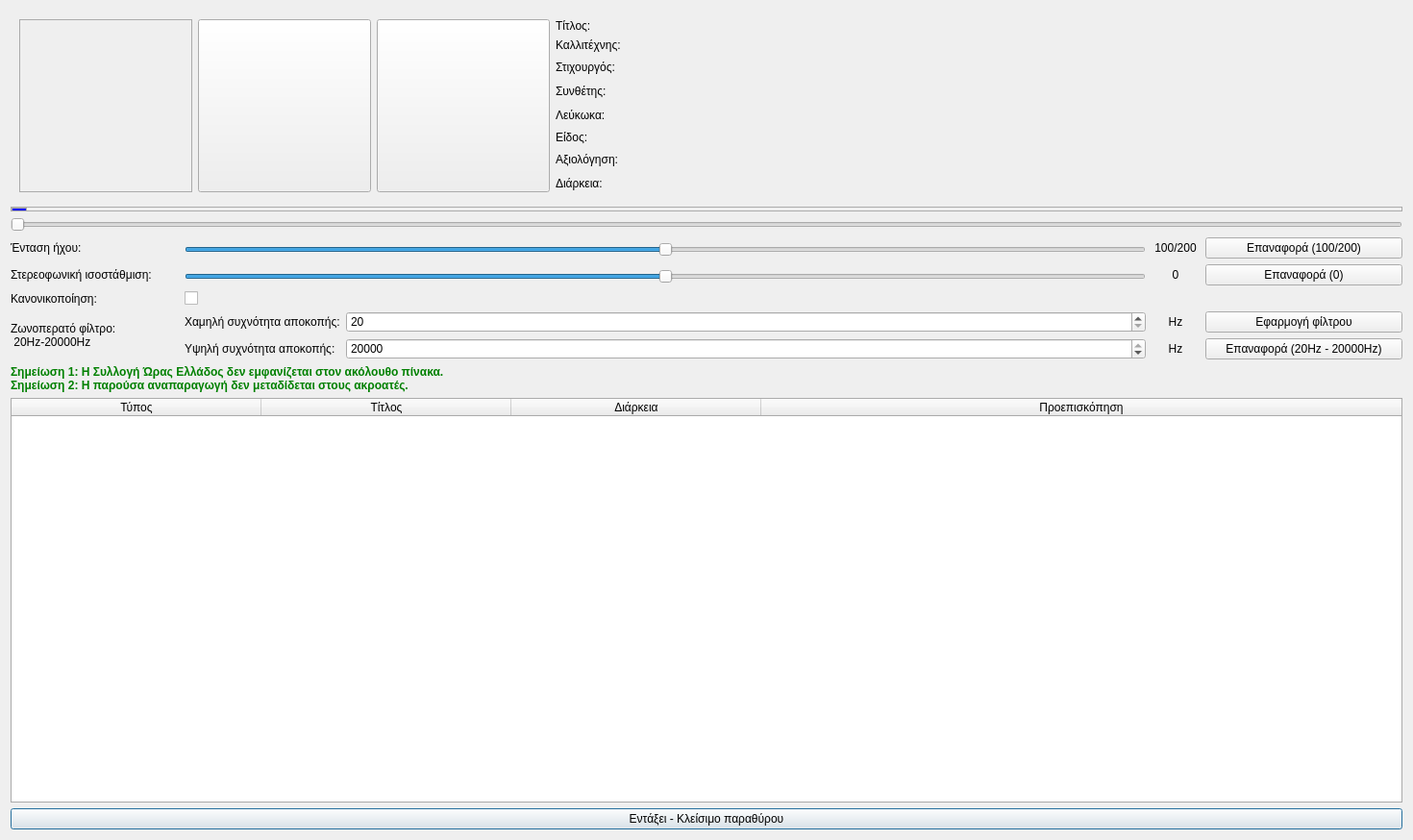
<?xml version="1.0" encoding="UTF-8"?>
<ui version="4.0">
 <class>Dialog</class>
 <widget class="QDialog" name="Dialog">
  <property name="geometry">
   <rect>
    <x>0</x>
    <y>0</y>
    <width>1470</width>
    <height>874</height>
   </rect>
  </property>
  <property name="minimumSize">
   <size>
    <width>0</width>
    <height>0</height>
   </size>
  </property>
  <property name="windowTitle">
   <string>Προεπισκόπηση προγραμματισμένης μετάδοσης</string>
  </property>
  <property name="windowIcon">
   <iconset resource="../../../../icons.qrc">
    <normaloff>:/rest-windows/assets/images/rest-windows/preview-sound-file.png</normaloff>:/rest-windows/assets/images/rest-windows/preview-sound-file.png</iconset>
  </property>
  <layout class="QGridLayout" name="gridLayout_2">
   <item row="6" column="0">
    <widget class="QPushButton" name="ok_2">
     <property name="sizePolicy">
      <sizepolicy hsizetype="Minimum" vsizetype="Maximum">
       <horstretch>0</horstretch>
       <verstretch>0</verstretch>
      </sizepolicy>
     </property>
     <property name="minimumSize">
      <size>
       <width>0</width>
       <height>0</height>
      </size>
     </property>
     <property name="text">
      <string>Εντάξει - Κλείσιμο παραθύρου</string>
     </property>
     <property name="icon">
      <iconset resource="../../../../icons.qrc">
       <normaloff>:/rest-windows/assets/images/rest-windows/ok.png</normaloff>:/rest-windows/assets/images/rest-windows/ok.png</iconset>
     </property>
    </widget>
   </item>
   <item row="2" column="0">
    <widget class="QSlider" name="timeline_slider">
     <property name="orientation">
      <enum>Qt::Horizontal</enum>
     </property>
    </widget>
   </item>
   <item row="1" column="0">
    <widget class="QFrame" name="timeline_container_frame">
     <property name="minimumSize">
      <size>
       <width>0</width>
       <height>5</height>
      </size>
     </property>
     <property name="maximumSize">
      <size>
       <width>16777215</width>
       <height>5</height>
      </size>
     </property>
     <property name="styleSheet">
      <string notr="true">QFrame{border:1px solid #ABABAB;}</string>
     </property>
     <property name="frameShape">
      <enum>QFrame::StyledPanel</enum>
     </property>
     <property name="frameShadow">
      <enum>QFrame::Raised</enum>
     </property>
     <widget class="QFrame" name="timeline_pick_frame">
      <property name="geometry">
       <rect>
        <x>1</x>
        <y>1</y>
        <width>16</width>
        <height>4</height>
       </rect>
      </property>
      <property name="sizePolicy">
       <sizepolicy hsizetype="Fixed" vsizetype="Expanding">
        <horstretch>0</horstretch>
        <verstretch>0</verstretch>
       </sizepolicy>
      </property>
      <property name="minimumSize">
       <size>
        <width>0</width>
        <height>4</height>
       </size>
      </property>
      <property name="maximumSize">
       <size>
        <width>16777215</width>
        <height>4</height>
       </size>
      </property>
      <property name="styleSheet">
       <string notr="true">QFrame{
	background-color:blue;
}</string>
      </property>
      <property name="frameShape">
       <enum>QFrame::StyledPanel</enum>
      </property>
      <property name="frameShadow">
       <enum>QFrame::Raised</enum>
      </property>
     </widget>
    </widget>
   </item>
   <item row="0" column="0">
    <widget class="QFrame" name="frame">
     <property name="sizePolicy">
      <sizepolicy hsizetype="Preferred" vsizetype="Fixed">
       <horstretch>0</horstretch>
       <verstretch>0</verstretch>
      </sizepolicy>
     </property>
     <property name="minimumSize">
      <size>
       <width>0</width>
       <height>0</height>
      </size>
     </property>
     <property name="styleSheet">
      <string notr="true">QFrame{
	border:none;
}</string>
     </property>
     <property name="frameShape">
      <enum>QFrame::StyledPanel</enum>
     </property>
     <property name="frameShadow">
      <enum>QFrame::Raised</enum>
     </property>
     <layout class="QGridLayout" name="gridLayout_6">
      <item row="0" column="0">
       <widget class="QLabel" name="image">
        <property name="minimumSize">
         <size>
          <width>180</width>
          <height>180</height>
         </size>
        </property>
        <property name="maximumSize">
         <size>
          <width>180</width>
          <height>180</height>
         </size>
        </property>
        <property name="styleSheet">
         <string notr="true">QLabel{border:1px solid #ABABAB;}</string>
        </property>
        <property name="text">
         <string/>
        </property>
        <property name="buddy">
         <cstring>preview_play_or_pause</cstring>
        </property>
       </widget>
      </item>
      <item row="0" column="1">
       <widget class="QPushButton" name="preview_play_or_pause">
        <property name="minimumSize">
         <size>
          <width>180</width>
          <height>180</height>
         </size>
        </property>
        <property name="maximumSize">
         <size>
          <width>180</width>
          <height>180</height>
         </size>
        </property>
        <property name="text">
         <string/>
        </property>
        <property name="icon">
         <iconset resource="../../../../icons.qrc">
          <normaloff>:/main-window/assets/images/main-window/play-song.png</normaloff>:/main-window/assets/images/main-window/play-song.png</iconset>
        </property>
        <property name="iconSize">
         <size>
          <width>110</width>
          <height>110</height>
         </size>
        </property>
       </widget>
      </item>
      <item row="0" column="2">
       <widget class="QPushButton" name="preview_stop">
        <property name="minimumSize">
         <size>
          <width>180</width>
          <height>180</height>
         </size>
        </property>
        <property name="maximumSize">
         <size>
          <width>180</width>
          <height>180</height>
         </size>
        </property>
        <property name="text">
         <string/>
        </property>
        <property name="icon">
         <iconset resource="../../../../icons.qrc">
          <normaloff>:/main-window/assets/images/main-window/stop-song.png</normaloff>:/main-window/assets/images/main-window/stop-song.png</iconset>
        </property>
        <property name="iconSize">
         <size>
          <width>110</width>
          <height>110</height>
         </size>
        </property>
       </widget>
      </item>
      <item row="0" column="3">
       <widget class="QFrame" name="frame_7">
        <property name="frameShape">
         <enum>QFrame::StyledPanel</enum>
        </property>
        <property name="frameShadow">
         <enum>QFrame::Raised</enum>
        </property>
        <layout class="QGridLayout" name="gridLayout">
         <property name="leftMargin">
          <number>0</number>
         </property>
         <property name="topMargin">
          <number>0</number>
         </property>
         <property name="rightMargin">
          <number>0</number>
         </property>
         <property name="bottomMargin">
          <number>0</number>
         </property>
         <item row="0" column="0">
          <widget class="QLabel" name="label">
           <property name="sizePolicy">
            <sizepolicy hsizetype="Fixed" vsizetype="Fixed">
             <horstretch>0</horstretch>
             <verstretch>0</verstretch>
            </sizepolicy>
           </property>
           <property name="text">
            <string>Τίτλος:</string>
           </property>
          </widget>
         </item>
         <item row="0" column="1">
          <widget class="QLabel" name="title">
           <property name="sizePolicy">
            <sizepolicy hsizetype="Preferred" vsizetype="Fixed">
             <horstretch>0</horstretch>
             <verstretch>0</verstretch>
            </sizepolicy>
           </property>
           <property name="text">
            <string/>
           </property>
          </widget>
         </item>
         <item row="1" column="0">
          <widget class="QLabel" name="label_8">
           <property name="sizePolicy">
            <sizepolicy hsizetype="Preferred" vsizetype="Fixed">
             <horstretch>0</horstretch>
             <verstretch>0</verstretch>
            </sizepolicy>
           </property>
           <property name="text">
            <string>Καλλιτέχνης:</string>
           </property>
          </widget>
         </item>
         <item row="1" column="1">
          <widget class="QLabel" name="description">
           <property name="text">
            <string/>
           </property>
          </widget>
         </item>
         <item row="2" column="0">
          <widget class="QLabel" name="label_2">
           <property name="text">
            <string>Στιχουργός:</string>
           </property>
          </widget>
         </item>
         <item row="2" column="1">
          <widget class="QLabel" name="author">
           <property name="text">
            <string/>
           </property>
          </widget>
         </item>
         <item row="3" column="0">
          <widget class="QLabel" name="label_9">
           <property name="text">
            <string>Συνθέτης:</string>
           </property>
          </widget>
         </item>
         <item row="3" column="1">
          <widget class="QLabel" name="composer">
           <property name="text">
            <string/>
           </property>
          </widget>
         </item>
         <item row="4" column="0">
          <widget class="QLabel" name="label_16">
           <property name="text">
            <string>Λεύκωκα:</string>
           </property>
          </widget>
         </item>
         <item row="4" column="1">
          <widget class="QLabel" name="album">
           <property name="text">
            <string/>
           </property>
          </widget>
         </item>
         <item row="5" column="0">
          <widget class="QLabel" name="label_3">
           <property name="sizePolicy">
            <sizepolicy hsizetype="Fixed" vsizetype="Fixed">
             <horstretch>0</horstretch>
             <verstretch>0</verstretch>
            </sizepolicy>
           </property>
           <property name="text">
            <string>Είδος:</string>
           </property>
          </widget>
         </item>
         <item row="5" column="1">
          <widget class="QLabel" name="genre">
           <property name="text">
            <string/>
           </property>
          </widget>
         </item>
         <item row="6" column="0">
          <widget class="QLabel" name="label_15">
           <property name="text">
            <string>Αξιολόγηση:</string>
           </property>
          </widget>
         </item>
         <item row="6" column="1">
          <widget class="QFrame" name="rating_frame">
           <property name="styleSheet">
            <string notr="true">QFrame{border:none;}</string>
           </property>
           <property name="frameShape">
            <enum>QFrame::StyledPanel</enum>
           </property>
           <property name="frameShadow">
            <enum>QFrame::Raised</enum>
           </property>
           <layout class="QGridLayout" name="gridLayout_5">
            <property name="leftMargin">
             <number>0</number>
            </property>
            <property name="topMargin">
             <number>0</number>
            </property>
            <property name="rightMargin">
             <number>0</number>
            </property>
            <property name="bottomMargin">
             <number>0</number>
            </property>
           </layout>
          </widget>
         </item>
         <item row="7" column="0">
          <widget class="QLabel" name="label_14">
           <property name="text">
            <string>Διάρκεια:</string>
           </property>
          </widget>
         </item>
         <item row="7" column="1">
          <widget class="QLabel" name="current_and_total_duration">
           <property name="text">
            <string/>
           </property>
          </widget>
         </item>
        </layout>
       </widget>
      </item>
     </layout>
    </widget>
   </item>
   <item row="3" column="0">
    <widget class="QFrame" name="frame_2">
     <property name="minimumSize">
      <size>
       <width>0</width>
       <height>0</height>
      </size>
     </property>
     <property name="styleSheet">
      <string notr="true">QFrame{border:none;}</string>
     </property>
     <property name="frameShape">
      <enum>QFrame::StyledPanel</enum>
     </property>
     <property name="frameShadow">
      <enum>QFrame::Raised</enum>
     </property>
     <layout class="QGridLayout" name="gridLayout_3">
      <property name="leftMargin">
       <number>0</number>
      </property>
      <property name="topMargin">
       <number>0</number>
      </property>
      <property name="rightMargin">
       <number>0</number>
      </property>
      <property name="bottomMargin">
       <number>0</number>
      </property>
      <item row="3" column="0">
       <widget class="QFrame" name="frame_6">
        <property name="sizePolicy">
         <sizepolicy hsizetype="Preferred" vsizetype="Fixed">
          <horstretch>0</horstretch>
          <verstretch>0</verstretch>
         </sizepolicy>
        </property>
        <property name="styleSheet">
         <string notr="true">QFrame{
	border:none;
}</string>
        </property>
        <property name="frameShape">
         <enum>QFrame::StyledPanel</enum>
        </property>
        <property name="frameShadow">
         <enum>QFrame::Raised</enum>
        </property>
        <layout class="QHBoxLayout" name="horizontalLayout_4">
         <property name="leftMargin">
          <number>0</number>
         </property>
         <property name="topMargin">
          <number>0</number>
         </property>
         <property name="rightMargin">
          <number>0</number>
         </property>
         <property name="bottomMargin">
          <number>0</number>
         </property>
         <item>
          <widget class="QLabel" name="label_7">
           <property name="minimumSize">
            <size>
             <width>175</width>
             <height>0</height>
            </size>
           </property>
           <property name="maximumSize">
            <size>
             <width>175</width>
             <height>16777215</height>
            </size>
           </property>
           <property name="styleSheet">
            <string notr="true">QLabel{border:none;}</string>
           </property>
           <property name="text">
            <string>Ζωνοπερατό φίλτρο:
 20Hz-20000Hz</string>
           </property>
          </widget>
         </item>
         <item>
          <widget class="QFrame" name="frame_13">
           <property name="frameShape">
            <enum>QFrame::StyledPanel</enum>
           </property>
           <property name="frameShadow">
            <enum>QFrame::Raised</enum>
           </property>
           <layout class="QGridLayout" name="gridLayout_4">
            <property name="leftMargin">
             <number>0</number>
            </property>
            <property name="topMargin">
             <number>0</number>
            </property>
            <property name="rightMargin">
             <number>0</number>
            </property>
            <property name="bottomMargin">
             <number>0</number>
            </property>
            <item row="1" column="3">
             <widget class="QPushButton" name="reset_filter">
              <property name="sizePolicy">
               <sizepolicy hsizetype="Minimum" vsizetype="Maximum">
                <horstretch>0</horstretch>
                <verstretch>0</verstretch>
               </sizepolicy>
              </property>
              <property name="minimumSize">
               <size>
                <width>205</width>
                <height>0</height>
               </size>
              </property>
              <property name="maximumSize">
               <size>
                <width>205</width>
                <height>16777215</height>
               </size>
              </property>
              <property name="text">
               <string>Επαναφορά (20Hz - 20000Hz)</string>
              </property>
              <property name="icon">
               <iconset resource="../../../../icons.qrc">
                <normaloff>:/main-window/assets/images/main-window/default-filter.png</normaloff>:/main-window/assets/images/main-window/default-filter.png</iconset>
              </property>
             </widget>
            </item>
            <item row="1" column="2">
             <widget class="QLabel" name="label_13">
              <property name="minimumSize">
               <size>
                <width>50</width>
                <height>0</height>
               </size>
              </property>
              <property name="maximumSize">
               <size>
                <width>50</width>
                <height>16777215</height>
               </size>
              </property>
              <property name="text">
               <string>Hz</string>
              </property>
              <property name="alignment">
               <set>Qt::AlignCenter</set>
              </property>
             </widget>
            </item>
            <item row="1" column="0">
             <widget class="QLabel" name="label_11">
              <property name="sizePolicy">
               <sizepolicy hsizetype="Fixed" vsizetype="Preferred">
                <horstretch>0</horstretch>
                <verstretch>0</verstretch>
               </sizepolicy>
              </property>
              <property name="text">
               <string>Υψηλή συχνότητα αποκοπής:</string>
              </property>
             </widget>
            </item>
            <item row="0" column="2">
             <widget class="QLabel" name="label_12">
              <property name="minimumSize">
               <size>
                <width>50</width>
                <height>0</height>
               </size>
              </property>
              <property name="maximumSize">
               <size>
                <width>50</width>
                <height>16777215</height>
               </size>
              </property>
              <property name="text">
               <string>Hz</string>
              </property>
              <property name="alignment">
               <set>Qt::AlignCenter</set>
              </property>
             </widget>
            </item>
            <item row="0" column="0">
             <widget class="QLabel" name="label_10">
              <property name="sizePolicy">
               <sizepolicy hsizetype="Fixed" vsizetype="Preferred">
                <horstretch>0</horstretch>
                <verstretch>0</verstretch>
               </sizepolicy>
              </property>
              <property name="text">
               <string>Χαμηλή συχνότητα αποκοπής:</string>
              </property>
             </widget>
            </item>
            <item row="0" column="3">
             <widget class="QPushButton" name="apply_filter">
              <property name="sizePolicy">
               <sizepolicy hsizetype="Minimum" vsizetype="Maximum">
                <horstretch>0</horstretch>
                <verstretch>0</verstretch>
               </sizepolicy>
              </property>
              <property name="minimumSize">
               <size>
                <width>205</width>
                <height>0</height>
               </size>
              </property>
              <property name="maximumSize">
               <size>
                <width>205</width>
                <height>16777215</height>
               </size>
              </property>
              <property name="text">
               <string>Εφαρμογή φίλτρου</string>
              </property>
              <property name="icon">
               <iconset resource="../../../../icons.qrc">
                <normaloff>:/main-window/assets/images/main-window/apply-filter.png</normaloff>:/main-window/assets/images/main-window/apply-filter.png</iconset>
              </property>
             </widget>
            </item>
            <item row="1" column="1">
             <widget class="QSpinBox" name="high_frequency">
              <property name="minimum">
               <number>20</number>
              </property>
              <property name="maximum">
               <number>20000</number>
              </property>
              <property name="singleStep">
               <number>100</number>
              </property>
              <property name="value">
               <number>20000</number>
              </property>
             </widget>
            </item>
            <item row="0" column="1">
             <widget class="QSpinBox" name="low_frequency">
              <property name="minimum">
               <number>20</number>
              </property>
              <property name="maximum">
               <number>20000</number>
              </property>
              <property name="singleStep">
               <number>100</number>
              </property>
             </widget>
            </item>
           </layout>
          </widget>
         </item>
        </layout>
       </widget>
      </item>
      <item row="2" column="0">
       <widget class="QFrame" name="frame_5">
        <property name="sizePolicy">
         <sizepolicy hsizetype="Preferred" vsizetype="Fixed">
          <horstretch>0</horstretch>
          <verstretch>0</verstretch>
         </sizepolicy>
        </property>
        <property name="styleSheet">
         <string notr="true">QFrame{
	border:none;
}</string>
        </property>
        <property name="frameShape">
         <enum>QFrame::StyledPanel</enum>
        </property>
        <property name="frameShadow">
         <enum>QFrame::Raised</enum>
        </property>
        <layout class="QHBoxLayout" name="horizontalLayout_3">
         <property name="leftMargin">
          <number>0</number>
         </property>
         <property name="topMargin">
          <number>0</number>
         </property>
         <property name="rightMargin">
          <number>0</number>
         </property>
         <property name="bottomMargin">
          <number>0</number>
         </property>
         <item>
          <widget class="QLabel" name="label_6">
           <property name="minimumSize">
            <size>
             <width>175</width>
             <height>0</height>
            </size>
           </property>
           <property name="maximumSize">
            <size>
             <width>175</width>
             <height>16777215</height>
            </size>
           </property>
           <property name="styleSheet">
            <string notr="true">QLabel{border:none;}</string>
           </property>
           <property name="text">
            <string>Κανονικοποίηση:</string>
           </property>
          </widget>
         </item>
         <item>
          <widget class="QCheckBox" name="is_normalized">
           <property name="text">
            <string/>
           </property>
          </widget>
         </item>
        </layout>
       </widget>
      </item>
      <item row="1" column="0">
       <widget class="QFrame" name="frame_4">
        <property name="sizePolicy">
         <sizepolicy hsizetype="Preferred" vsizetype="Fixed">
          <horstretch>0</horstretch>
          <verstretch>0</verstretch>
         </sizepolicy>
        </property>
        <property name="styleSheet">
         <string notr="true">QFrame{
	border:none;
}</string>
        </property>
        <property name="frameShape">
         <enum>QFrame::StyledPanel</enum>
        </property>
        <property name="frameShadow">
         <enum>QFrame::Raised</enum>
        </property>
        <layout class="QHBoxLayout" name="horizontalLayout_2">
         <property name="leftMargin">
          <number>0</number>
         </property>
         <property name="topMargin">
          <number>0</number>
         </property>
         <property name="rightMargin">
          <number>0</number>
         </property>
         <property name="bottomMargin">
          <number>0</number>
         </property>
         <item>
          <widget class="QLabel" name="label_5">
           <property name="minimumSize">
            <size>
             <width>175</width>
             <height>0</height>
            </size>
           </property>
           <property name="maximumSize">
            <size>
             <width>175</width>
             <height>16777215</height>
            </size>
           </property>
           <property name="styleSheet">
            <string notr="true">QLabel{border:none;}</string>
           </property>
           <property name="text">
            <string>Στερεοφωνική ισοστάθμιση:</string>
           </property>
          </widget>
         </item>
         <item>
          <widget class="QFrame" name="frame_12">
           <property name="sizePolicy">
            <sizepolicy hsizetype="Expanding" vsizetype="Preferred">
             <horstretch>0</horstretch>
             <verstretch>0</verstretch>
            </sizepolicy>
           </property>
           <property name="frameShape">
            <enum>QFrame::StyledPanel</enum>
           </property>
           <property name="frameShadow">
            <enum>QFrame::Raised</enum>
           </property>
           <layout class="QVBoxLayout" name="verticalLayout_2">
            <property name="spacing">
             <number>0</number>
            </property>
            <property name="leftMargin">
             <number>0</number>
            </property>
            <property name="topMargin">
             <number>0</number>
            </property>
            <property name="rightMargin">
             <number>0</number>
            </property>
            <property name="bottomMargin">
             <number>0</number>
            </property>
            <item>
             <spacer name="verticalSpacer_3">
              <property name="orientation">
               <enum>Qt::Vertical</enum>
              </property>
              <property name="sizeHint" stdset="0">
               <size>
                <width>20</width>
                <height>5</height>
               </size>
              </property>
             </spacer>
            </item>
            <item>
             <widget class="QSlider" name="pan_slider">
              <property name="minimum">
               <number>-100</number>
              </property>
              <property name="maximum">
               <number>100</number>
              </property>
              <property name="value">
               <number>0</number>
              </property>
              <property name="orientation">
               <enum>Qt::Horizontal</enum>
              </property>
             </widget>
            </item>
            <item>
             <spacer name="verticalSpacer_4">
              <property name="orientation">
               <enum>Qt::Vertical</enum>
              </property>
              <property name="sizeHint" stdset="0">
               <size>
                <width>20</width>
                <height>1</height>
               </size>
              </property>
             </spacer>
            </item>
           </layout>
          </widget>
         </item>
         <item>
          <widget class="QLabel" name="pan_label">
           <property name="minimumSize">
            <size>
             <width>50</width>
             <height>0</height>
            </size>
           </property>
           <property name="maximumSize">
            <size>
             <width>50</width>
             <height>16777215</height>
            </size>
           </property>
           <property name="text">
            <string>0</string>
           </property>
           <property name="alignment">
            <set>Qt::AlignCenter</set>
           </property>
          </widget>
         </item>
         <item>
          <widget class="QPushButton" name="reset_pan">
           <property name="sizePolicy">
            <sizepolicy hsizetype="Minimum" vsizetype="Maximum">
             <horstretch>0</horstretch>
             <verstretch>0</verstretch>
            </sizepolicy>
           </property>
           <property name="minimumSize">
            <size>
             <width>205</width>
             <height>0</height>
            </size>
           </property>
           <property name="maximumSize">
            <size>
             <width>205</width>
             <height>16777215</height>
            </size>
           </property>
           <property name="text">
            <string>Επαναφορά (0)</string>
           </property>
          </widget>
         </item>
        </layout>
       </widget>
      </item>
      <item row="0" column="0">
       <widget class="QFrame" name="frame_3">
        <property name="sizePolicy">
         <sizepolicy hsizetype="Preferred" vsizetype="Fixed">
          <horstretch>0</horstretch>
          <verstretch>0</verstretch>
         </sizepolicy>
        </property>
        <property name="styleSheet">
         <string notr="true">QFrame{
	border:none;
}</string>
        </property>
        <property name="frameShape">
         <enum>QFrame::StyledPanel</enum>
        </property>
        <property name="frameShadow">
         <enum>QFrame::Raised</enum>
        </property>
        <layout class="QHBoxLayout" name="horizontalLayout">
         <property name="leftMargin">
          <number>0</number>
         </property>
         <property name="topMargin">
          <number>0</number>
         </property>
         <property name="rightMargin">
          <number>0</number>
         </property>
         <property name="bottomMargin">
          <number>0</number>
         </property>
         <item>
          <widget class="QLabel" name="label_4">
           <property name="minimumSize">
            <size>
             <width>175</width>
             <height>0</height>
            </size>
           </property>
           <property name="maximumSize">
            <size>
             <width>175</width>
             <height>16777215</height>
            </size>
           </property>
           <property name="styleSheet">
            <string notr="true">QLabel{border:none;}</string>
           </property>
           <property name="text">
            <string>Ένταση ήχου:</string>
           </property>
          </widget>
         </item>
         <item>
          <widget class="QFrame" name="frame_9">
           <property name="sizePolicy">
            <sizepolicy hsizetype="Expanding" vsizetype="Preferred">
             <horstretch>0</horstretch>
             <verstretch>0</verstretch>
            </sizepolicy>
           </property>
           <property name="frameShape">
            <enum>QFrame::StyledPanel</enum>
           </property>
           <property name="frameShadow">
            <enum>QFrame::Raised</enum>
           </property>
           <layout class="QVBoxLayout" name="verticalLayout">
            <property name="spacing">
             <number>0</number>
            </property>
            <property name="leftMargin">
             <number>0</number>
            </property>
            <property name="topMargin">
             <number>0</number>
            </property>
            <property name="rightMargin">
             <number>0</number>
            </property>
            <property name="bottomMargin">
             <number>0</number>
            </property>
            <item>
             <spacer name="verticalSpacer">
              <property name="orientation">
               <enum>Qt::Vertical</enum>
              </property>
              <property name="sizeHint" stdset="0">
               <size>
                <width>20</width>
                <height>5</height>
               </size>
              </property>
             </spacer>
            </item>
            <item>
             <widget class="QSlider" name="volume_slider">
              <property name="maximum">
               <number>200</number>
              </property>
              <property name="value">
               <number>100</number>
              </property>
              <property name="orientation">
               <enum>Qt::Horizontal</enum>
              </property>
             </widget>
            </item>
            <item>
             <spacer name="verticalSpacer_2">
              <property name="orientation">
               <enum>Qt::Vertical</enum>
              </property>
              <property name="sizeHint" stdset="0">
               <size>
                <width>20</width>
                <height>1</height>
               </size>
              </property>
             </spacer>
            </item>
           </layout>
          </widget>
         </item>
         <item>
          <widget class="QLabel" name="volume_label">
           <property name="minimumSize">
            <size>
             <width>50</width>
             <height>0</height>
            </size>
           </property>
           <property name="maximumSize">
            <size>
             <width>50</width>
             <height>16777215</height>
            </size>
           </property>
           <property name="text">
            <string>100/200</string>
           </property>
           <property name="alignment">
            <set>Qt::AlignCenter</set>
           </property>
          </widget>
         </item>
         <item>
          <widget class="QPushButton" name="reset_volume">
           <property name="sizePolicy">
            <sizepolicy hsizetype="Minimum" vsizetype="Maximum">
             <horstretch>0</horstretch>
             <verstretch>0</verstretch>
            </sizepolicy>
           </property>
           <property name="minimumSize">
            <size>
             <width>205</width>
             <height>0</height>
            </size>
           </property>
           <property name="maximumSize">
            <size>
             <width>205</width>
             <height>16777215</height>
            </size>
           </property>
           <property name="text">
            <string>Επαναφορά (100/200)</string>
           </property>
          </widget>
         </item>
        </layout>
       </widget>
      </item>
     </layout>
    </widget>
   </item>
   <item row="4" column="0">
    <widget class="QLabel" name="greek_time_information_label">
     <property name="styleSheet">
      <string notr="true">QLabel{
	font-weight:bold;
	color:green;
}</string>
     </property>
     <property name="text">
      <string>Σημείωση 1: Η Συλλογή Ώρας Ελλάδος δεν εμφανίζεται στον ακόλουθο πίνακα.
Σημείωση 2: Η παρούσα αναπαραγωγή δεν μεταδίδεται στους ακροατές.</string>
     </property>
    </widget>
   </item>
   <item row="5" column="0">
    <widget class="QTableWidget" name="table">
     <property name="styleSheet">
      <string notr="true">QTableWidget{
	border:1px solid #ABABAB;
}</string>
     </property>
     <property name="editTriggers">
      <set>QAbstractItemView::NoEditTriggers</set>
     </property>
     <property name="alternatingRowColors">
      <bool>true</bool>
     </property>
     <property name="selectionMode">
      <enum>QAbstractItemView::SingleSelection</enum>
     </property>
     <property name="selectionBehavior">
      <enum>QAbstractItemView::SelectRows</enum>
     </property>
     <property name="sortingEnabled">
      <bool>false</bool>
     </property>
     <property name="rowCount">
      <number>0</number>
     </property>
     <attribute name="horizontalHeaderCascadingSectionResizes">
      <bool>false</bool>
     </attribute>
     <attribute name="horizontalHeaderHighlightSections">
      <bool>false</bool>
     </attribute>
     <attribute name="horizontalHeaderMinimumSectionSize">
      <number>260</number>
     </attribute>
     <attribute name="horizontalHeaderShowSortIndicator" stdset="0">
      <bool>false</bool>
     </attribute>
     <attribute name="horizontalHeaderStretchLastSection">
      <bool>true</bool>
     </attribute>
     <attribute name="verticalHeaderHighlightSections">
      <bool>false</bool>
     </attribute>
     <column>
      <property name="text">
       <string>Τύπος</string>
      </property>
     </column>
     <column>
      <property name="text">
       <string>Τίτλος</string>
      </property>
     </column>
     <column>
      <property name="text">
       <string>Διάρκεια</string>
      </property>
     </column>
     <column>
      <property name="text">
       <string>Προεπισκόπηση</string>
      </property>
     </column>
    </widget>
   </item>
  </layout>
 </widget>
 <tabstops>
  <tabstop>preview_play_or_pause</tabstop>
  <tabstop>preview_stop</tabstop>
  <tabstop>timeline_slider</tabstop>
  <tabstop>volume_slider</tabstop>
  <tabstop>reset_volume</tabstop>
  <tabstop>pan_slider</tabstop>
  <tabstop>reset_pan</tabstop>
  <tabstop>is_normalized</tabstop>
  <tabstop>low_frequency</tabstop>
  <tabstop>high_frequency</tabstop>
  <tabstop>apply_filter</tabstop>
  <tabstop>reset_filter</tabstop>
  <tabstop>table</tabstop>
  <tabstop>ok_2</tabstop>
 </tabstops>
 <resources>
  <include location="../../../../icons.qrc"/>
 </resources>
 <connections/>
</ui>
